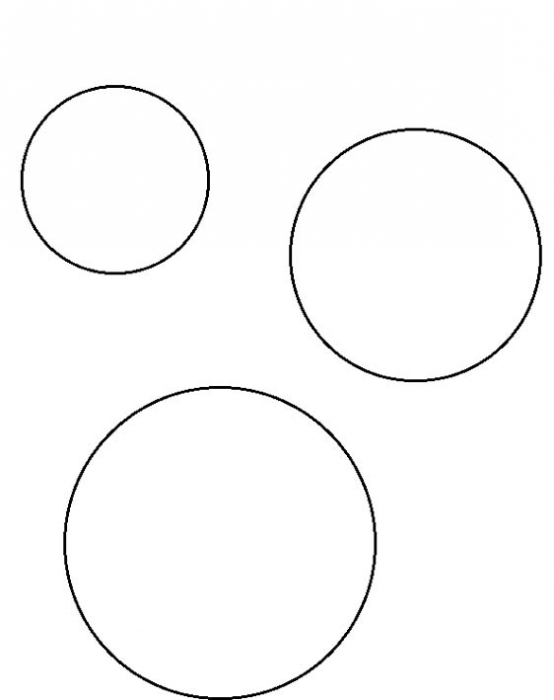
#> input picture opencv/test/Script/Images/cercles.png, 554 x 700 px, found by its file name
$ python detect_circles.py
#> lines starting #> are read from the running program, lines starting #| are printed output that depends on the picture
import cv2
import numpy as np

img = cv2.imread('cercles.png',0)
#> img is the input picture: shape (700, 554); min 0, max 255, mean 250.2
img = cv2.medianBlur(img,5)
cimg = cv2.cvtColor(img,cv2.COLOR_GRAY2BGR)

circles = cv2.HoughCircles(img,cv2.HOUGH_GRADIENT,1,20,param1=80,param2=70,minRadius=0,maxRadius=0)
#> circles = [[220.5, 542.5, 153.8], [415.5, 252.5, 125.4], [114.5, 179.5, 91.4]]

circles = np.uint16(np.around(circles))
#> circles = [[220, 542, 154], [416, 252, 125], [114, 180, 91]]
for i in circles[0,:]:
    # draw the outer circle
    cv2.circle(cimg,(i[0],i[1]),i[2],(0,255,0),2)
    # draw the center of the circle
    cv2.circle(cimg,(i[0],i[1]),2,(0,0,255),3)
#> this loop made 3 passes
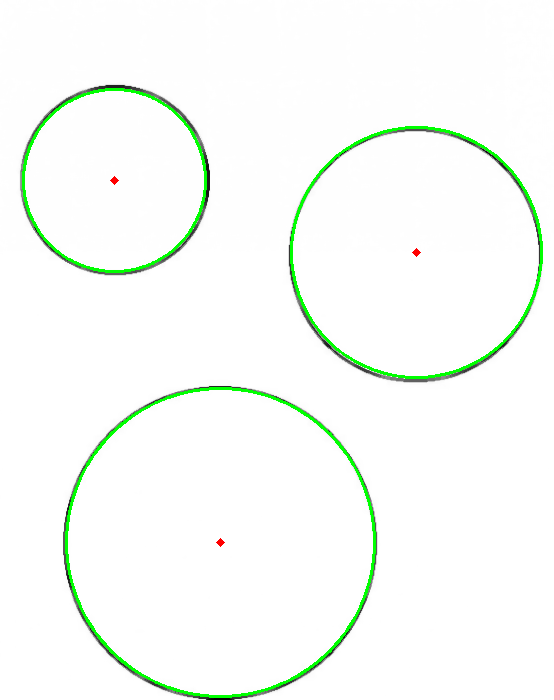
#> cimg: shape (700, 554, 3); mean B, G, R 247.8, 252.3, 247.9

cv2.imshow('detected circles',cimg)
cv2.waitKey(0)
cv2.destroyAllWindows()
